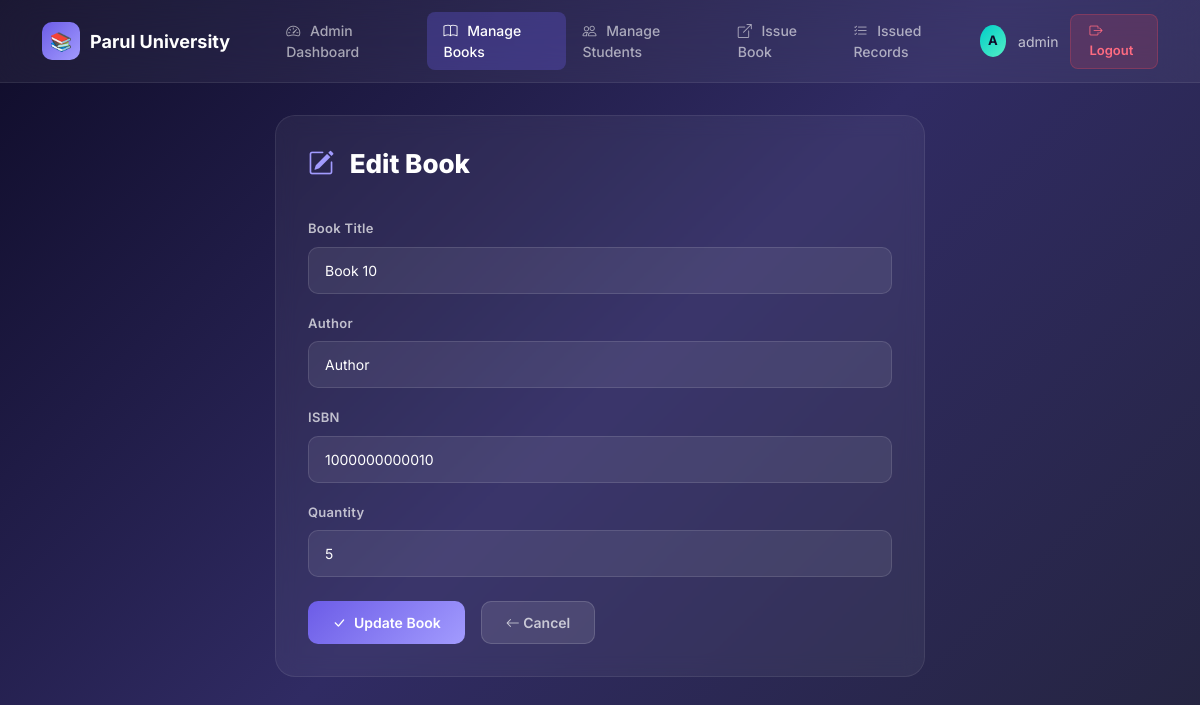
The page /books/edit/2/ (signed in) on the database its author committed.
### library_app/models.py (models this page shows, shortened)
class Book(models.Model):
    title = models.CharField(max_length=200, help_text="Enter the book title")
    author = models.CharField(max_length=200, help_text="Enter the author name")
    isbn = models.CharField(
        max_length=13,
        unique=True,
        verbose_name="ISBN",
        help_text="Enter 13-digit ISBN number"
    )
    quantity = models.PositiveIntegerField(default=1, help_text="Number of copies available")
    class Meta:
        ordering = ['title']  # Books will be listed alphabetically by title
        verbose_name = "Book"
        verbose_name_plural = "Books"

### library_app/views.py (the view, shortened to what this page needs)
# urls.py: path('books/edit/<int:book_id>/', views.book_edit, name='book_edit'),
@login_required
def book_edit(request, book_id):
    if not request.user.is_staff:
        messages.error(request, "Unauthorized access.")
        return redirect('dashboard')
    book = get_object_or_404(Book, id=book_id)
    return render(request, 'library_app/book_form.html', {
        'form_title': 'Edit Book',
        'book': book,
    })

### library_app/templates/library_app/book_form.html (shortened to what this page needs)
{% extends "library_app/base.html" %}
{% block content %}
<div class="glass-card" style="max-width: 650px; margin: 0 auto;">
    <div class="page-header">
        <h2>
            <i class="bi bi-{% if book %}pencil-square{% else %}plus-circle{% endif %}"></i>
            {{ form_title }}
        </h2>
    </div>
    <form method="POST" class="form-glass">
        <div class="mb-3">
            <label for="title" class="form-label">Book Title</label>
            <input type="text" class="form-control" id="title" name="title"
                   placeholder="Enter book title"
                   value="{% if book %}{{ book.title }}{% endif %}"
                   required>
        </div>
        <div class="mb-3">
            <label for="author" class="form-label">Author</label>
            <input type="text" class="form-control" id="author" name="author"
                   placeholder="Enter author name"
                   value="{% if book %}{{ book.author }}{% endif %}"
                   required>
        </div>
        <div class="mb-3">
            <label for="isbn" class="form-label">ISBN</label>
            <input type="text" class="form-control" id="isbn" name="isbn"
                   placeholder="Enter 13-digit ISBN number"
                   value="{% if book %}{{ book.isbn }}{% endif %}"
                   required>
        </div>
        <div class="mb-4">
            <label for="quantity" class="form-label">Quantity</label>
            <input type="number" class="form-control" id="quantity" name="quantity"
                   placeholder="Number of copies"
                   value="{% if book %}{{ book.quantity }}{% else %}1{% endif %}"
                   min="0" required>
        </div>
        <div class="d-flex gap-3">
            <button type="submit" class="btn-primary-custom">
                <i class="bi bi-check-lg"></i>
                {% if book %}Update Book{% else %}Add Book{% endif %}
            </button>
            <a href="{% url 'book_list' %}" class="btn-secondary-custom">
                <i class="bi bi-arrow-left"></i> Cancel
            </a>
        </div>
    </form>
</div>
{% endblock %}

### library_app/templates/library_app/base.html (shortened to what this page needs)
<!DOCTYPE html>
<html lang="en">
<head>
    <link href="https://cdn.jsdelivr.net/npm/bootstrap@5.3.2/dist/css/bootstrap.min.css" rel="stylesheet">
    <link href="https://cdn.jsdelivr.net/npm/bootstrap-icons@1.11.3/font/bootstrap-icons.min.css" rel="stylesheet">
</head>
<body>
    <nav class="navbar navbar-expand-lg navbar-custom">
        <div class="container">
            <a class="navbar-brand" href="{% url 'dashboard' %}">
                <span class="brand-icon">📚</span>
                Parul University
            </a>
            <div class="collapse navbar-collapse" id="navbarNav">
                <ul class="navbar-nav me-auto ms-4">
                    {% if user.is_staff %}
                    <li class="nav-item">
                        <a class="nav-link {% if request.resolver_match.url_name == 'dashboard' %}active{% endif %}"
                           href="{% url 'dashboard' %}">
                            <i class="bi bi-speedometer2"></i> Admin Dashboard
                        </a>
                    </li>
                    <li class="nav-item">
                        <a class="nav-link {% if 'book' in request.resolver_match.url_name %}active{% endif %}"
                           href="{% url 'book_list' %}">
                            <i class="bi bi-book"></i> Manage Books
                        </a>
                    </li>
                    <li class="nav-item">
                        <a class="nav-link {% if 'student' in request.resolver_match.url_name %}active{% endif %}"
                           href="{% url 'student_list' %}">
                            <i class="bi bi-people"></i> Manage Students
                        </a>
                    </li>
                    <li class="nav-item">
                        <a class="nav-link {% if request.resolver_match.url_name == 'issue_book' %}active{% endif %}"
                           href="{% url 'issue_book' %}">
                            <i class="bi bi-box-arrow-up-right"></i> Issue Book
                        </a>
                    </li>
                    <li class="nav-item">
                        <a class="nav-link {% if request.resolver_match.url_name == 'issued_list' or request.resolver_match.url_name == 'return_book' %}active{% endif %}"
                           href="{% url 'issued_list' %}">
                            <i class="bi bi-list-check"></i> Issued Records
                        </a>
                    </li>
                    {% endif %}
                </ul>
                <div class="user-section">
                    <div class="user-avatar-sm">{{ user.username|first|upper }}</div>
                    <span class="user-name">{{ user.username }}</span>
                    <a href="{% url 'logout' %}" class="btn-logout">
                        <i class="bi bi-box-arrow-right"></i> Logout
                    </a>
                </div>
            </div>
        </div>
    </nav>
    <div class="container main-container">
        {% block content %}{% endblock %}
    </div>
</body>
</html>

### library_app/templates/library_app/base.html (style rules this page uses)
* { margin: 0; padding: 0; box-sizing: border-box; }
body { font-family: 'Inter', sans-serif; min-height: 100vh; background: linear-gradient(135deg, #0f0c29, #302b63, #24243e); color: #ffffff; }
.navbar-custom { background: rgba(255, 255, 255, 0.05) !important; backdrop-filter: blur(20px); -webkit-backdrop-filter: blur(20px); border-bottom: 1px solid rgba(255, 255, 255, 0.08); padding: 12px 0; }
.navbar-custom .navbar-brand { display: flex; align-items: center; gap: 10px; color: #fff; font-weight: 700; font-size: 18px; }
.navbar-custom .navbar-brand .brand-icon { width: 38px; height: 38px; background: linear-gradient(135deg, #6c5ce7, #a29bfe); border-radius: 10px; display: flex; align-items: center; justify-content: center; font-size: 18px; }
.navbar-custom .nav-link { color: rgba(255, 255, 255, 0.6) !important; font-weight: 500; font-size: 14px; padding: 8px 16px !important; border-radius: 8px; transition: all 0.3s ease; }
.navbar-custom .nav-link:hover, .navbar-custom .nav-link.active { color: #fff !important; background: rgba(108, 92, 231, 0.2); }
.navbar-custom .nav-link.active { background: rgba(108, 92, 231, 0.3); }
.navbar-custom .nav-link i { margin-right: 6px; }
.user-section { display: flex; align-items: center; gap: 12px; }
.user-avatar-sm { width: 32px; height: 32px; background: linear-gradient(135deg, #00cec9, #55efc4); border-radius: 50%; display: flex; align-items: center; justify-content: center; font-weight: 700; font-size: 13px; color: #0f0c29; }
.user-name { color: rgba(255, 255, 255, 0.7); font-size: 14px; }
.btn-logout { padding: 7px 18px; background: rgba(255, 71, 87, 0.15); border: 1px solid rgba(255, 71, 87, 0.25); border-radius: 8px; color: #ff6b81; font-size: 13px; font-weight: 600; text-decoration: none; transition: all 0.3s ease; }
.main-container { padding: 32px 0; max-width: 1200px; margin: 0 auto; }
.glass-card { background: rgba(255, 255, 255, 0.05); backdrop-filter: blur(10px); border: 1px solid rgba(255, 255, 255, 0.08); border-radius: 20px; padding: 32px; }
.page-header { display: flex; justify-content: space-between; align-items: center; margin-bottom: 28px; flex-wrap: wrap; gap: 16px; }
.page-header h2 { font-size: 26px; font-weight: 800; }
.page-header h2 i { margin-right: 10px; color: #a29bfe; }
.btn-primary-custom { background: linear-gradient(135deg, #6c5ce7, #a29bfe); border: none; border-radius: 10px; padding: 10px 24px; color: #fff; font-weight: 600; font-size: 14px; text-decoration: none; transition: all 0.3s ease; display: inline-flex; align-items: center; gap: 8px; }
.btn-secondary-custom { background: rgba(255, 255, 255, 0.1); border: 1px solid rgba(255, 255, 255, 0.15); color: rgba(255, 255, 255, 0.7); padding: 10px 24px; border-radius: 10px; font-weight: 600; font-size: 14px; text-decoration: none; transition: all 0.3s ease; }
.form-glass .form-label { color: rgba(255, 255, 255, 0.7); font-size: 13px; font-weight: 600; margin-bottom: 8px; letter-spacing: 0.3px; }
.form-glass .form-control { background: rgba(255, 255, 255, 0.07); border: 1px solid rgba(255, 255, 255, 0.12); border-radius: 10px; color: #ffffff; padding: 12px 16px; font-size: 14px; font-family: 'Inter', sans-serif; transition: all 0.3s ease; }
.form-glass .form-control::placeholder { color: rgba(255, 255, 255, 0.3); }

### rows shown on the page
Book: title "Book 10", author "Author", isbn "1000000000010", quantity "5"

### other values the page prints
{{ user.username|first|upper }} "A"
{{ user.username }} "admin"
